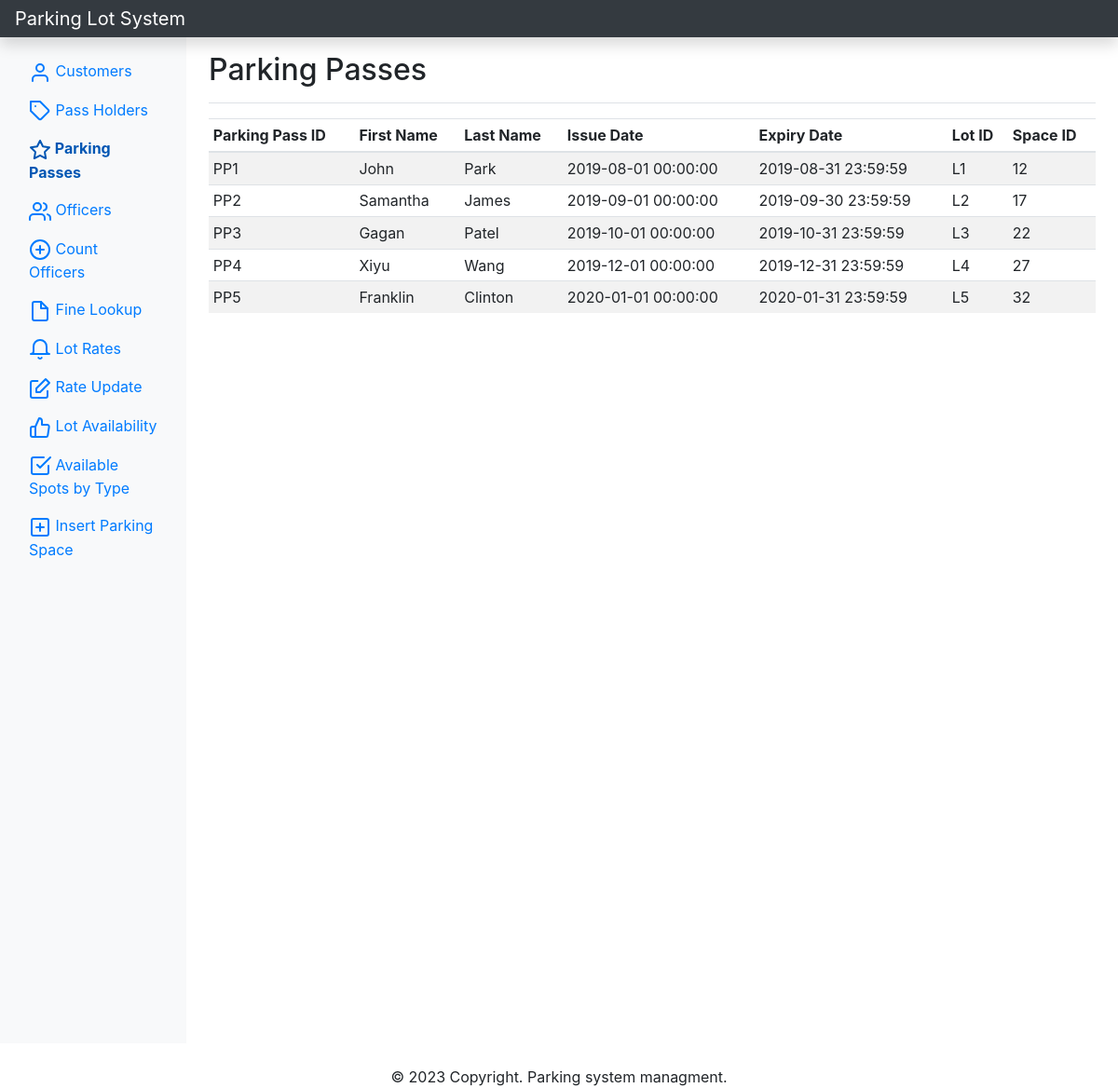
/parkingpass.php, run on the app's committed database.
### tables this page shows
CREATE TABLE Parking_Pass
(
    Parking_Pass_ID char(255) PRIMARY KEY,
    Issue_Date_Time DATETIME NOT  NULL,
    Expiry_Date_Time DATETIME NOT  NULL,
    Lot_ID char(255) NOT  NULL,
    Space_ID INT NOT  NULL,
    Customer_ID char(255) NOT  NULL,
    FOREIGN KEY (Space_ID, Lot_ID) REFERENCES Parking_Space(Space_ID,Lot_ID) ON DELETE CASCADE,
    FOREIGN KEY (Customer_ID) REFERENCES Pass_Holder(Customer_ID) ON DELETE CASCADE
);

CREATE TABLE Pass_Holder
(
    Customer_ID Char(255),
    First_Name Char(255) NOT NULL,
    Last_Name Char(255) NOT NULL,
    Phone_Number Char(255) NOT NULL UNIQUE,
    Address Char(255) NOT NULL,
    Email Char(255) NOT NULL UNIQUE,
    Primary Key (Customer_ID),
    FOREIGN KEY (Customer_ID) REFERENCES Customer(Customer_ID) ON DELETE CASCADE
);

### htdocs/lib/Template.php (called while the page is built, shortened)
<?php
class Template{
    protected $template;
    public function __construct($template) {
        $this->template = $template;
    }
    public function __toString() {
        include basename($this->template);
        return ob_get_clean();
    }
}

### htdocs/lib/Database.php (called while the page is built, shortened)
<?php
class Database {
    private $host = 'localhost';
    private $username = 'root';
    private $password = 'senghak096';
    private $dbname = 'parking_lot';
    private $dbh;
    private $stmt;
    public function __construct() {
        $dsn = 'mysql:host=' .$this->host. ';dbname='. $this->dbname;
        $options = array(
            PDO::ATTR_PERSISTENT => true,
            PDO::ATTR_ERRMODE => PDO::ERRMODE_EXCEPTION
        );
        try {
            $this->dbh = new PDO($dsn, $this->username, $this->password, $options);
        } catch(PDOException $e) {
            $this->error = $e->getMessage();
        }
    }
    public function query($query){
        $this->stmt = $this->dbh->prepare($query);
    }
    public function execute() {
        try {
            return $this->stmt->execute();
        } catch (PDOException $e) {
            $this->error = $e->getMessage();
        }
    }
    public function resultSet(){
        $this->execute();
        return $this->stmt->fetchAll(PDO::FETCH_OBJ);
    }
}

### htdocs/lib/ParkingPass.php (called while the page is built, shortened)
<?php
class ParkingPass{
    private $db;
    public function __construct()
    {
        $this->db = new Database;
    }
    public function getAllParkingPassesAndLinkedPassHolder(){
        $this->db->query("
            SELECT Parking_Pass_ID, First_Name, Last_Name, Issue_Date_Time, Expiry_Date_Time, Lot_ID, Space_ID
            FROM Parking_Pass
            JOIN Pass_Holder ON Pass_Holder.Customer_ID = Parking_Pass.Customer_ID;
        ");
        $results = $this->db->resultSet();
        return $results;
    }
}

### htdocs/templates/parkingPassTemplate.php (the view)
<?php include 'inc/header.php'; ?>
<?php include 'inc/sidebar.php'; ?>
<main role="main" class="col-md-9 ml-sm-auto col-lg-10 px-md-4">
    <div class="d-flex justify-content-between flex-wrap flex-md-nowrap align-items-center pt-3 pb-2 mb-3 border-bottom">
        <h1 class="h2">Parking Passes</h1>
    </div>
    <div class="parking-pass-table table-responsive">
        <table class="table table-striped table-sm">
            <thead>
                <tr>
                    <th>Parking Pass ID</th>
                    <th>First Name</th>
                    <th>Last Name</th>
                    <th>Issue Date</th>
                    <th>Expiry Date</th>
                    <th>Lot ID</th>
                    <th>Space ID</th>
                </tr>
            </thead>
            <?php foreach ($parkingPasses as $parkingPass) : ?>
                <tr>
                    <td><?php echo $parkingPass->Parking_Pass_ID; ?></td>
                    <td><?php echo $parkingPass->First_Name; ?></td>
                    <td><?php echo $parkingPass->Last_Name; ?></td>
                    <td><?php echo $parkingPass->Issue_Date_Time; ?></td>
                    <td><?php echo $parkingPass->Expiry_Date_Time; ?></td>
                    <td><?php echo $parkingPass->Lot_ID; ?></td>
                    <td><?php echo $parkingPass->Space_ID; ?></td>
                </tr>
            <?php endforeach; ?>
        </table>
    </div>
</main>
<?php include 'inc/footer.php'; ?>

### data on the page
parking_pass: Parking_Pass_ID "PP1", Customer_ID.First_Name "John", Customer_ID.Last_Name "Park", Issue_Date_Time "2019-08-01 00:00:00", Expiry_Date_Time "2019-08-31 23:59:59", Lot_ID "L1", Space_ID "12"
parking_pass: Parking_Pass_ID "PP2", Customer_ID.First_Name "Samantha", Customer_ID.Last_Name "James", Issue_Date_Time "2019-09-01 00:00:00", Expiry_Date_Time "2019-09-30 23:59:59", Lot_ID "L2", Space_ID "17"
parking_pass: Parking_Pass_ID "PP3", Customer_ID.First_Name "Gagan", Customer_ID.Last_Name "Patel", Issue_Date_Time "2019-10-01 00:00:00", Expiry_Date_Time "2019-10-31 23:59:59", Lot_ID "L3", Space_ID "22"
parking_pass: Parking_Pass_ID "PP4", Customer_ID.First_Name "Xiyu", Customer_ID.Last_Name "Wang", Issue_Date_Time "2019-12-01 00:00:00", Expiry_Date_Time "2019-12-31 23:59:59", Lot_ID "L4", Space_ID "27"
parking_pass: Parking_Pass_ID "PP5", Customer_ID.First_Name "Franklin", Customer_ID.Last_Name "Clinton", Issue_Date_Time "2020-01-01 00:00:00", Expiry_Date_Time "2020-01-31 23:59:59", Lot_ID "L5", Space_ID "32"
